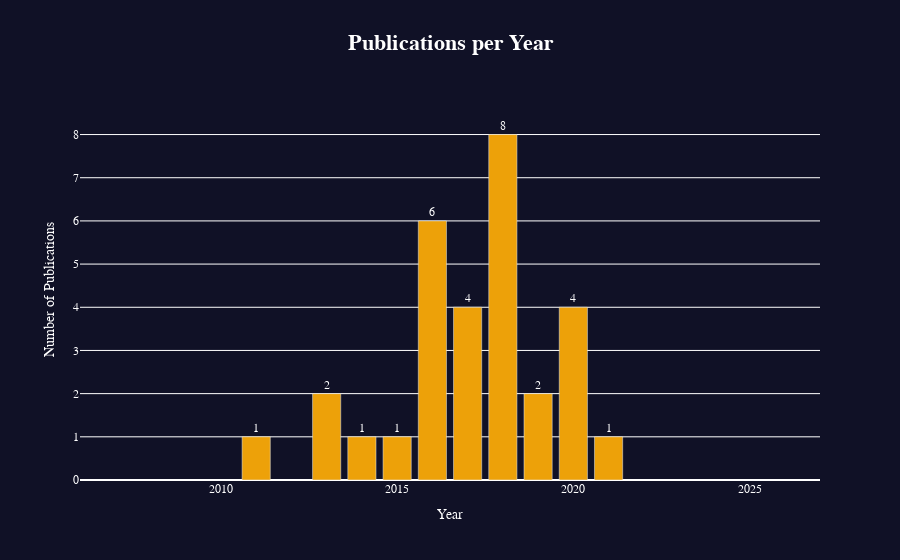

The cell this chart's notebook holds for it:
### Code cell
plots.make_pub_per_year(results_df, 'semantic_scholar')

### Figure 1 — Plotly figure (JSON) as saved in the notebook; plotly's stock layout.template omitted (floating-point values rounded to 4 significant figures)
{"data": [{"marker": {"color": "#eda109"}, "textangle": 0, "textposition": "outside", "texttemplate": "%{y}", "type": "bar", "x": [2011, 2013, 2014, 2015, 2016, 2017, 2018, 2019, 2020, 2021], "y": [1, 2, 1, 1, 6, 4, 8, 2, 4, 1]}], "layout": {"font": {"color": "white", "family": "Courier New, monospace", "size": 12}, "paper_bgcolor": "#101126", "plot_bgcolor": "#101126", "title": {"text": "<span style='font-size: 22px;'><b>Publications per Year<b></span>", "x": 0.5}, "xaxis": {"range": [2006, 2027], "title": {"text": "Year"}}, "yaxis": {"range": [0, 8.8], "title": {"text": "Number of Publications"}}}}
